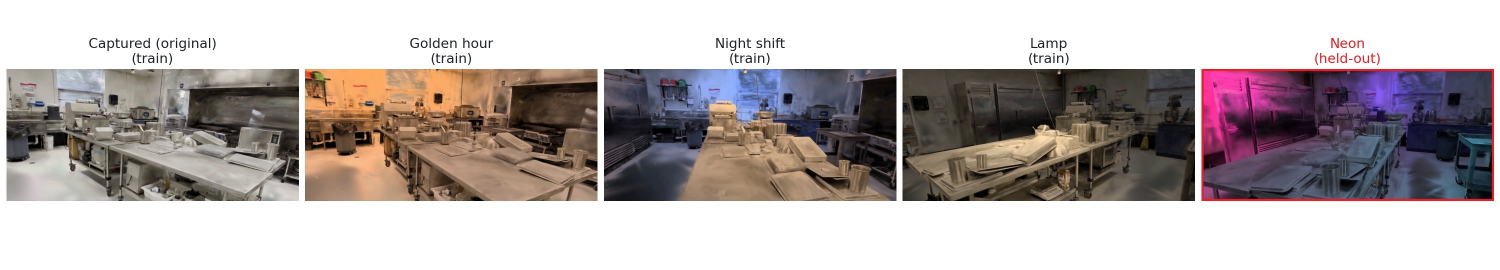
#> input picture _gen/atlas-dm05/images/relight_looks.jpg, 3000 x 540 px, given in place of contact_sheet.jpg, which was not available (shown at 1/2 size)
$ python build_figs.py
#> lines starting #> are read from the running program, lines starting #| are printed output that depends on the picture
"""Figures and the clip for the SplatSim note, from the W7900 run in charyang-ai/splatsim results/.

Reads SPLATSIM_RESULTS (default: PhysicalAI/RadeonGarden/splatsim/results next to this repository).
"""

import os
import shutil
import subprocess
from pathlib import Path

from PIL import Image

HERE = Path(__file__).resolve().parent
OUT = HERE / "images"
OUT.mkdir(parents=True, exist_ok=True)
RESULTS = Path(os.environ.get("SPLATSIM_RESULTS", HERE.parents[2] / "RadeonGarden" / "splatsim" / "results"))
FFMPEG = shutil.which("ffmpeg") or r"C:\Users\charyang\AppData\Local\Microsoft\WinGet\Links\ffmpeg.exe"


def jpeg(img: Image.Image, name: str, max_w: int = 1600) -> None:
    img = img.convert("RGB")
    if img.width > max_w:
        img = img.resize((max_w, round(img.height * max_w / img.width)), Image.Resampling.LANCZOS)
    img.save(OUT / name, quality=86, optimize=True)


if __name__ == "__main__":
    # W7900 render | authors' CUDA render / real photo | |difference|, training view frame_00004.
    shutil.copy2(RESULTS / "check_render" / "view3_comparison.jpg", OUT / "ss-render-check.jpg")
    # Six replayed trajectories, one per row: first, 1/3, 2/3 and last frame.
    jpeg(Image.open(RESULTS / "replay" / "contact_sheet.jpg"), "ss-contact-sheet.jpg")
#> in jpeg, img is the input picture: PIL image 3000x540 RGB; mean R, G, B 183.8, 175.4, 174.6
#> in jpeg, `img = img.resize((max_w, round(img.height * max_w / img.width)), Image..`:
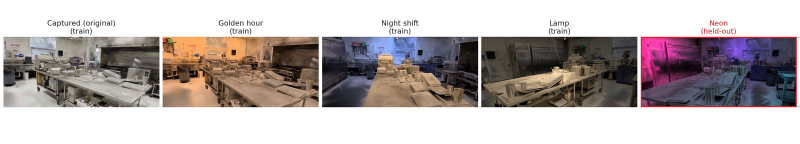
#> img: PIL image 1600x288 RGB (shown at 1/2 size); mean R, G, B 183.7, 175.3, 174.5
    # Xvfb at minute 2 of the replay: the cv2.imshow window over the PyBullet GUI; the rest of the 1920x1080 screen is empty.
    jpeg(Image.open(RESULTS / "replay" / "display.png").crop((0, 0, 1026, 770)), "ss-display.jpg")
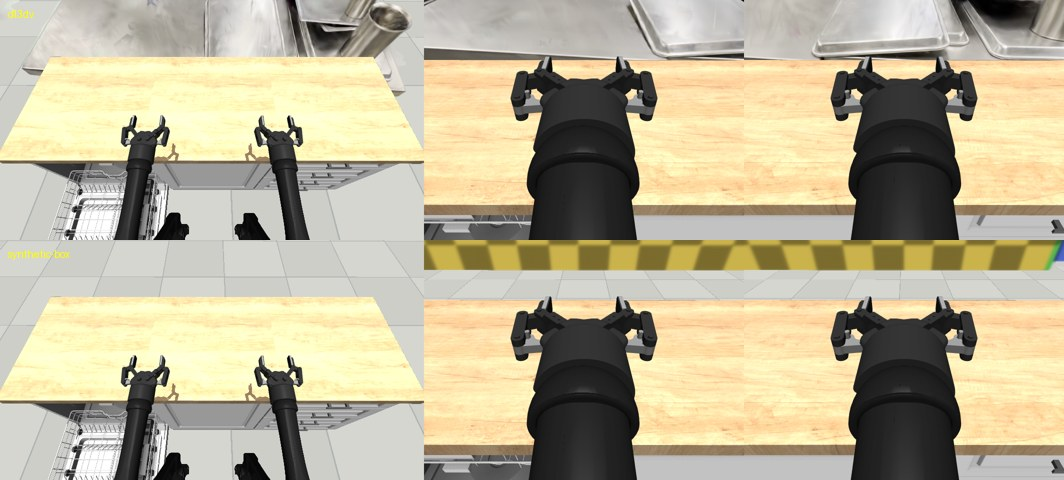
#> input picture _gen/atlas-dm05/images/w7900_synthetic_check.jpg, 1064 x 480 px, given in place of display.png, which was not available
#> call 2 of jpeg, with name = 'ss-display.jpg', max_w = 1600
#> in jpeg (call 2), `img = img.convert("RGB")`:
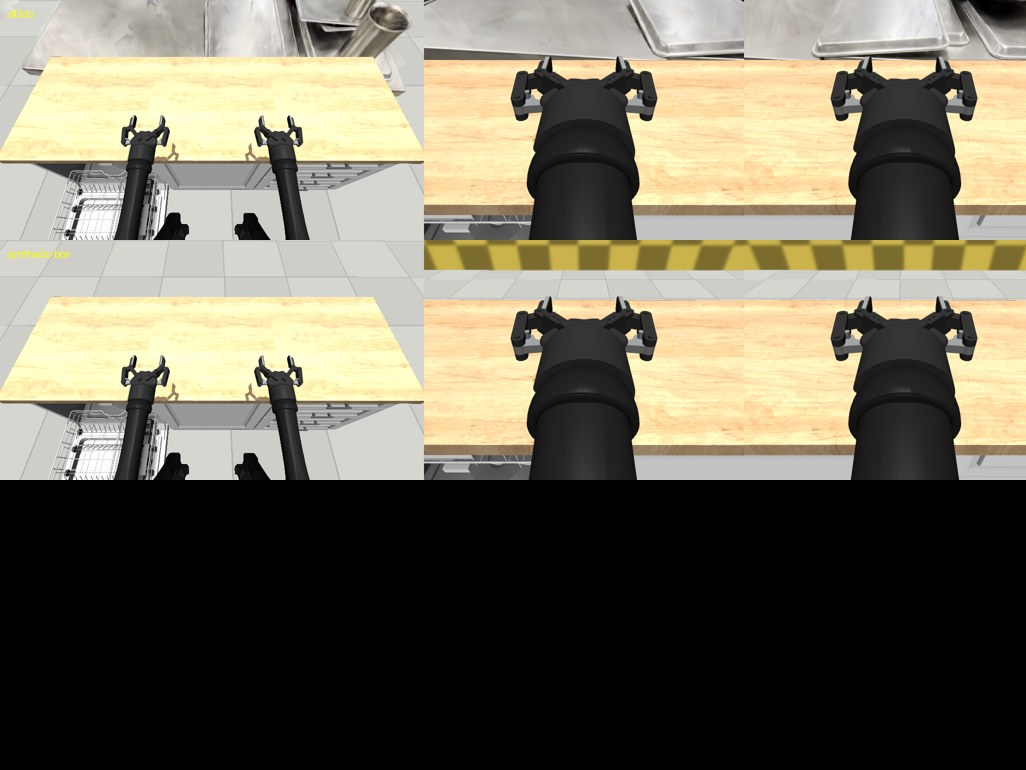
#> img: PIL image 1026x770 RGB; mean R, G, B 115, 110.1, 93.6
    mp4 = OUT / "ss-trajectory0.mp4"
    shutil.copy2(RESULTS / "replay" / "trajectory_0.mp4", mp4)
    subprocess.run([FFMPEG, "-y", "-loglevel", "error", "-ss", "2.5", "-i", str(mp4), "-frames:v", "1", "-q:v", "3",
                    str(OUT / "frame-ss-trajectory0.jpg")], check=True)
#> (this line was passed over: subprocess is not available in this run)
    print(OUT)
